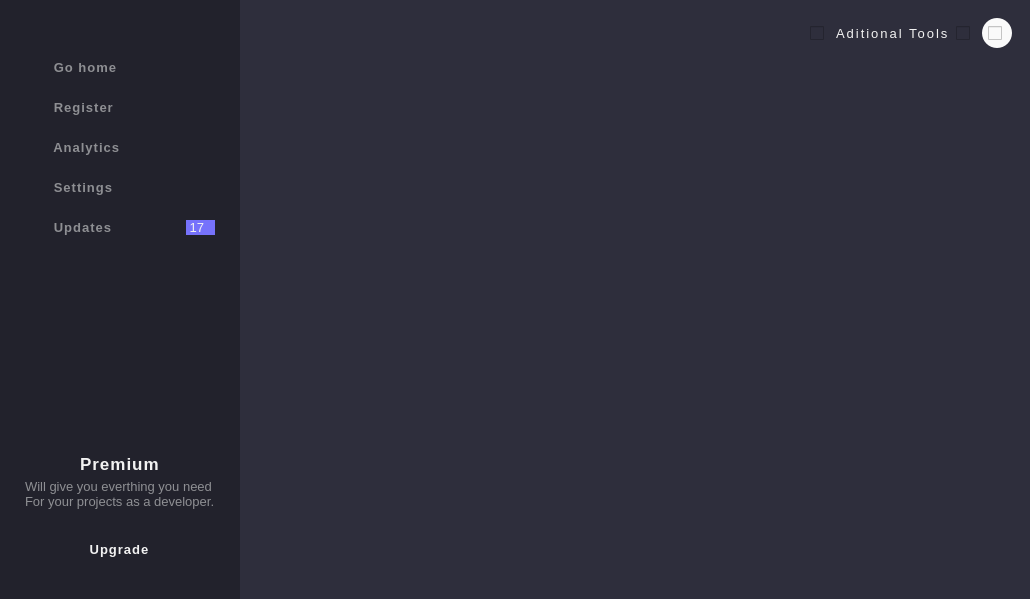
<?xml version="1.0" encoding="UTF-8"?>
<ui version="4.0">
 <class>MainWindow</class>
 <widget class="QMainWindow" name="MainWindow">
  <property name="geometry">
   <rect>
    <x>0</x>
    <y>0</y>
    <width>1030</width>
    <height>599</height>
   </rect>
  </property>
  <property name="windowTitle">
   <string>MainWindow</string>
  </property>
  <widget class="QWidget" name="centralwidget">
   <property name="styleSheet">
    <string notr="true">*{border:none}</string>
   </property>
   <layout class="QHBoxLayout" name="horizontalLayout">
    <property name="spacing">
     <number>0</number>
    </property>
    <property name="leftMargin">
     <number>0</number>
    </property>
    <property name="topMargin">
     <number>0</number>
    </property>
    <property name="rightMargin">
     <number>0</number>
    </property>
    <property name="bottomMargin">
     <number>0</number>
    </property>
    <item>
     <widget class="QFrame" name="fr_left">
      <property name="minimumSize">
       <size>
        <width>240</width>
        <height>0</height>
       </size>
      </property>
      <property name="maximumSize">
       <size>
        <width>240</width>
        <height>16777215</height>
       </size>
      </property>
      <property name="styleSheet">
       <string notr="true">*{border: none}

QFrame{
background-color: #22222C;
}

QPushButton {
    color: #8e8f93;
    font-family: &quot;Calibri&quot;;
    font-size: 10pt;
    font-weight: bold;   
    line-height: 29px;
    letter-spacing: 1px;
    text-align: left;
}

QPushButton:hover{
	color: #f2f2f2;
    text-align: left;    
}


QPushButton:hover#bt_0{
    icon: url(:/img/icon_light/home.svg);
}

QPushButton:hover#bt_1{
    icon: url(:/img/icon_light/book.svg);
}

QPushButton:hover#bt_2{
    icon: url(:/img/icon_light/bar-chart-2.svg);
}

QPushButton:hover#bt_3{
    icon: url(:/img/icon_light/settings.svg);
}

QPushButton:hover#bt_4{
    icon: url(:/img/icon_light/bell.svg);
}

QPushButton:pressed{
	color: #8e8f93;
    text-align: left;    
}

QPushButton:pressed#bt_0{
    icon: url(:/img/icon_gray/home.svg);
}

QPushButton:pressed#bt_1{
    icon: url(:/img/icon_gray/book.svg);
}

QPushButton:pressed#bt_2{
    icon: url(:/img/icon_gray/bar-chart-2.svg);
}

QPushButton:pressed#bt_3{
    icon: url(:/img/icon_gray/settings.svg);
}

QPushButton:pressed#bt_4{
    icon: url(:/img/icon_gray/bell.svg);
}</string>
      </property>
      <property name="frameShape">
       <enum>QFrame::StyledPanel</enum>
      </property>
      <property name="frameShadow">
       <enum>QFrame::Raised</enum>
      </property>
      <layout class="QVBoxLayout" name="verticalLayout_2">
       <property name="spacing">
        <number>5</number>
       </property>
       <property name="leftMargin">
        <number>10</number>
       </property>
       <property name="topMargin">
        <number>10</number>
       </property>
       <property name="rightMargin">
        <number>10</number>
       </property>
       <property name="bottomMargin">
        <number>30</number>
       </property>
       <item>
        <widget class="QFrame" name="fr_side">
         <property name="minimumSize">
          <size>
           <width>0</width>
           <height>0</height>
          </size>
         </property>
         <property name="frameShape">
          <enum>QFrame::StyledPanel</enum>
         </property>
         <property name="frameShadow">
          <enum>QFrame::Raised</enum>
         </property>
         <layout class="QFormLayout" name="formLayout">
          <property name="horizontalSpacing">
           <number>65</number>
          </property>
          <property name="verticalSpacing">
           <number>25</number>
          </property>
          <property name="leftMargin">
           <number>30</number>
          </property>
          <property name="topMargin">
           <number>50</number>
          </property>
          <property name="rightMargin">
           <number>15</number>
          </property>
          <property name="bottomMargin">
           <number>60</number>
          </property>
          <item row="0" column="0">
           <widget class="QPushButton" name="bt_0">
            <property name="text">
             <string>   Go home</string>
            </property>
            <property name="icon">
             <iconset resource="icon.qrc">
              <normaloff>:/img/icon_gray/home.svg</normaloff>:/img/icon_gray/home.svg</iconset>
            </property>
            <property name="iconSize">
             <size>
              <width>14</width>
              <height>14</height>
             </size>
            </property>
           </widget>
          </item>
          <item row="1" column="0">
           <widget class="QPushButton" name="bt_1">
            <property name="text">
             <string>   Register</string>
            </property>
            <property name="icon">
             <iconset resource="icon.qrc">
              <normaloff>:/img/icon_gray/book.svg</normaloff>:/img/icon_gray/book.svg</iconset>
            </property>
            <property name="iconSize">
             <size>
              <width>14</width>
              <height>14</height>
             </size>
            </property>
           </widget>
          </item>
          <item row="2" column="0">
           <widget class="QPushButton" name="bt_2">
            <property name="text">
             <string>   Analytics</string>
            </property>
            <property name="icon">
             <iconset resource="icon.qrc">
              <normaloff>:/img/icon_gray/bar-chart-2.svg</normaloff>:/img/icon_gray/bar-chart-2.svg</iconset>
            </property>
            <property name="iconSize">
             <size>
              <width>14</width>
              <height>14</height>
             </size>
            </property>
           </widget>
          </item>
          <item row="4" column="0">
           <widget class="QPushButton" name="bt_4">
            <property name="text">
             <string>   Updates</string>
            </property>
            <property name="icon">
             <iconset resource="icon.qrc">
              <normaloff>:/img/icon_gray/bell.svg</normaloff>:/img/icon_gray/bell.svg</iconset>
            </property>
            <property name="iconSize">
             <size>
              <width>14</width>
              <height>14</height>
             </size>
            </property>
           </widget>
          </item>
          <item row="4" column="1">
           <widget class="QLabel" name="label_3">
            <property name="sizePolicy">
             <sizepolicy hsizetype="Expanding" vsizetype="Preferred">
              <horstretch>0</horstretch>
              <verstretch>0</verstretch>
             </sizepolicy>
            </property>
            <property name="styleSheet">
             <string notr="true">QLabel{
	color: #f2f2f2;
    font-size: 10pt;
    letter-spacing: 0px;
    font-family: &quot;Roboto&quot;;
    font-weight: Normal;   
    text-align: center;
	border-radius: 8px;
	background-color: #7672FB;
}</string>
            </property>
            <property name="text">
             <string> 17</string>
            </property>
           </widget>
          </item>
          <item row="3" column="0">
           <widget class="QPushButton" name="bt_3">
            <property name="text">
             <string>   Settings</string>
            </property>
            <property name="icon">
             <iconset resource="icon.qrc">
              <normaloff>:/img/icon_gray/settings.svg</normaloff>:/img/icon_gray/settings.svg</iconset>
            </property>
            <property name="iconSize">
             <size>
              <width>14</width>
              <height>14</height>
             </size>
            </property>
           </widget>
          </item>
         </layout>
        </widget>
       </item>
       <item>
        <spacer name="verticalSpacer">
         <property name="orientation">
          <enum>Qt::Vertical</enum>
         </property>
         <property name="sizeHint" stdset="0">
          <size>
           <width>20</width>
           <height>379</height>
          </size>
         </property>
        </spacer>
       </item>
       <item alignment="Qt::AlignHCenter">
        <widget class="QPushButton" name="pushButton">
         <property name="text">
          <string/>
         </property>
         <property name="icon">
          <iconset resource="icon.qrc">
           <normaloff>:/img/icon_light/star.svg</normaloff>:/img/icon_light/star.svg</iconset>
         </property>
         <property name="iconSize">
          <size>
           <width>35</width>
           <height>35</height>
          </size>
         </property>
        </widget>
       </item>
       <item alignment="Qt::AlignHCenter">
        <widget class="QLabel" name="label">
         <property name="styleSheet">
          <string notr="true">QLabel{
	color: #f2f2f2;
    font-size: 13pt;
    letter-spacing: 1px;
    font-family: &quot;Calibri&quot;;
    font-weight: Bold;   
    text-align: center;
}</string>
         </property>
         <property name="text">
          <string>Premium</string>
         </property>
        </widget>
       </item>
       <item alignment="Qt::AlignHCenter">
        <widget class="QLabel" name="label_2">
         <property name="styleSheet">
          <string notr="true">QLabel{
    color: #8e8f93;
    font-family: &quot;Calibri&quot;;
    font-size: 10pt;
    font-weight: Normal;   
    line-height: 29px;
    letter-spacing: 0px;
    text-align: left;
}</string>
         </property>
         <property name="text">
          <string>Will give you everthing you need 
For your projects as a developer. 
</string>
         </property>
        </widget>
       </item>
       <item alignment="Qt::AlignHCenter">
        <widget class="QPushButton" name="bt_5">
         <property name="minimumSize">
          <size>
           <width>185</width>
           <height>40</height>
          </size>
         </property>
         <property name="maximumSize">
          <size>
           <width>16777215</width>
           <height>16777215</height>
          </size>
         </property>
         <property name="styleSheet">
          <string notr="true">QPushButton{
	color: #f2f2f2;
    font-size: 10pt;
    letter-spacing: 1px;
    font-family: &quot;Open Sans&quot;;
    font-weight: bold;   
    text-align: center;
	border-radius: 20px;
	background-color: qlineargradient(spread:pad, x1:0.2, y1:0, x2:1, y2:0.8, stop:0 rgba(122, 119, 			240, 255), stop:0.8 rgba(164, 122, 229, 255), stop:1 rgba(171, 113, 169, 255));
}


QPushButton:hover {
	background-color: rgb(165, 115, 237);
}


QPushButton:pressed{
    border: 1px solid  ;
	background-color: rgb(165, 115, 237);
}

</string>
         </property>
         <property name="text">
          <string>Upgrade</string>
         </property>
        </widget>
       </item>
      </layout>
     </widget>
    </item>
    <item>
     <widget class="QFrame" name="frame_2">
      <property name="sizePolicy">
       <sizepolicy hsizetype="Expanding" vsizetype="Preferred">
        <horstretch>0</horstretch>
        <verstretch>0</verstretch>
       </sizepolicy>
      </property>
      <property name="styleSheet">
       <string notr="true">background-color: #2e2e3c;</string>
      </property>
      <property name="frameShape">
       <enum>QFrame::StyledPanel</enum>
      </property>
      <property name="frameShadow">
       <enum>QFrame::Raised</enum>
      </property>
      <layout class="QVBoxLayout" name="verticalLayout">
       <item alignment="Qt::AlignRight|Qt::AlignTop">
        <widget class="QFrame" name="frame">
         <property name="frameShape">
          <enum>QFrame::StyledPanel</enum>
         </property>
         <property name="frameShadow">
          <enum>QFrame::Raised</enum>
         </property>
         <layout class="QHBoxLayout" name="horizontalLayout_2">
          <item>
           <widget class="QCheckBox" name="checkBox_2">
            <property name="styleSheet">
             <string notr="true">QCheckBox::indicator:unchecked {
    image: url(&quot;:/img/icon_gray/padlock.svg&quot;);
    width: 16px; /* Ancho del icono */
    height: 16px; /* Alto del icono */
}

QCheckBox::indicator:checked {
    image: url(&quot;:/img/icon_light/lock-open.svg&quot;);
    width: 16px; /* Ancho del icono */
    height: 16px; /* Alto del icono */
}
</string>
            </property>
            <property name="text">
             <string/>
            </property>
           </widget>
          </item>
          <item>
           <widget class="QLabel" name="label_4">
            <property name="styleSheet">
             <string notr="true">QLabel{
    color: #f2f2f2;
    font-family: &quot;Roboto&quot;;
    font-size: 10pt;
    font-weight: Normal;   
    line-height: 29px;
    letter-spacing: 2px;
    text-align: left;
}</string>
            </property>
            <property name="text">
             <string>Aditional Tools</string>
            </property>
           </widget>
          </item>
          <item>
           <widget class="QCheckBox" name="checkBox">
            <property name="styleSheet">
             <string notr="true">QCheckBox::indicator:unchecked {
    image: url(&quot;:/img/icon_gray/toggle-button-left.png&quot;);
    width: 40px; 
    height: 40px; 
}

QCheckBox::indicator:checked {
    image: url(&quot;:/img/icon_light/toggle-button-right.png&quot;);
    width: 40px; 
    height: 40px; 
}


</string>
            </property>
            <property name="text">
             <string/>
            </property>
            <property name="iconSize">
             <size>
              <width>0</width>
              <height>0</height>
             </size>
            </property>
            <property name="autoRepeatDelay">
             <number>0</number>
            </property>
            <property name="autoRepeatInterval">
             <number>0</number>
            </property>
           </widget>
          </item>
          <item>
           <widget class="QFrame" name="fr_lock">
            <property name="minimumSize">
             <size>
              <width>30</width>
              <height>30</height>
             </size>
            </property>
            <property name="maximumSize">
             <size>
              <width>30</width>
              <height>30</height>
             </size>
            </property>
            <property name="styleSheet">
             <string notr="true">background-color: rgb(250, 250, 250);
border-radius: 15px;
</string>
            </property>
            <property name="frameShape">
             <enum>QFrame::StyledPanel</enum>
            </property>
            <property name="frameShadow">
             <enum>QFrame::Raised</enum>
            </property>
            <layout class="QGridLayout" name="gridLayout">
             <property name="leftMargin">
              <number>6</number>
             </property>
             <property name="topMargin">
              <number>0</number>
             </property>
             <property name="rightMargin">
              <number>3</number>
             </property>
             <property name="bottomMargin">
              <number>0</number>
             </property>
             <property name="spacing">
              <number>0</number>
             </property>
             <item row="0" column="0">
              <widget class="QCheckBox" name="checkBox_3">
               <property name="minimumSize">
                <size>
                 <width>0</width>
                 <height>0</height>
                </size>
               </property>
               <property name="styleSheet">
                <string notr="true">QCheckBox::indicator:unchecked {
    image: url(&quot;:/img/icon_gray/lock-open.png&quot;);
    width: 18px; 
    height:18px;
}

QCheckBox::indicator:checked {
    image: url(&quot;:/img/icon_light/padlock.png&quot;);
    width: 18px; 
    height: 18px;
}


</string>
               </property>
               <property name="text">
                <string/>
               </property>
               <property name="iconSize">
                <size>
                 <width>0</width>
                 <height>0</height>
                </size>
               </property>
               <property name="autoRepeatDelay">
                <number>0</number>
               </property>
               <property name="autoRepeatInterval">
                <number>0</number>
               </property>
              </widget>
             </item>
            </layout>
           </widget>
          </item>
         </layout>
        </widget>
       </item>
      </layout>
     </widget>
    </item>
   </layout>
  </widget>
 </widget>
 <resources>
  <include location="icon.qrc"/>
 </resources>
 <connections/>
</ui>
